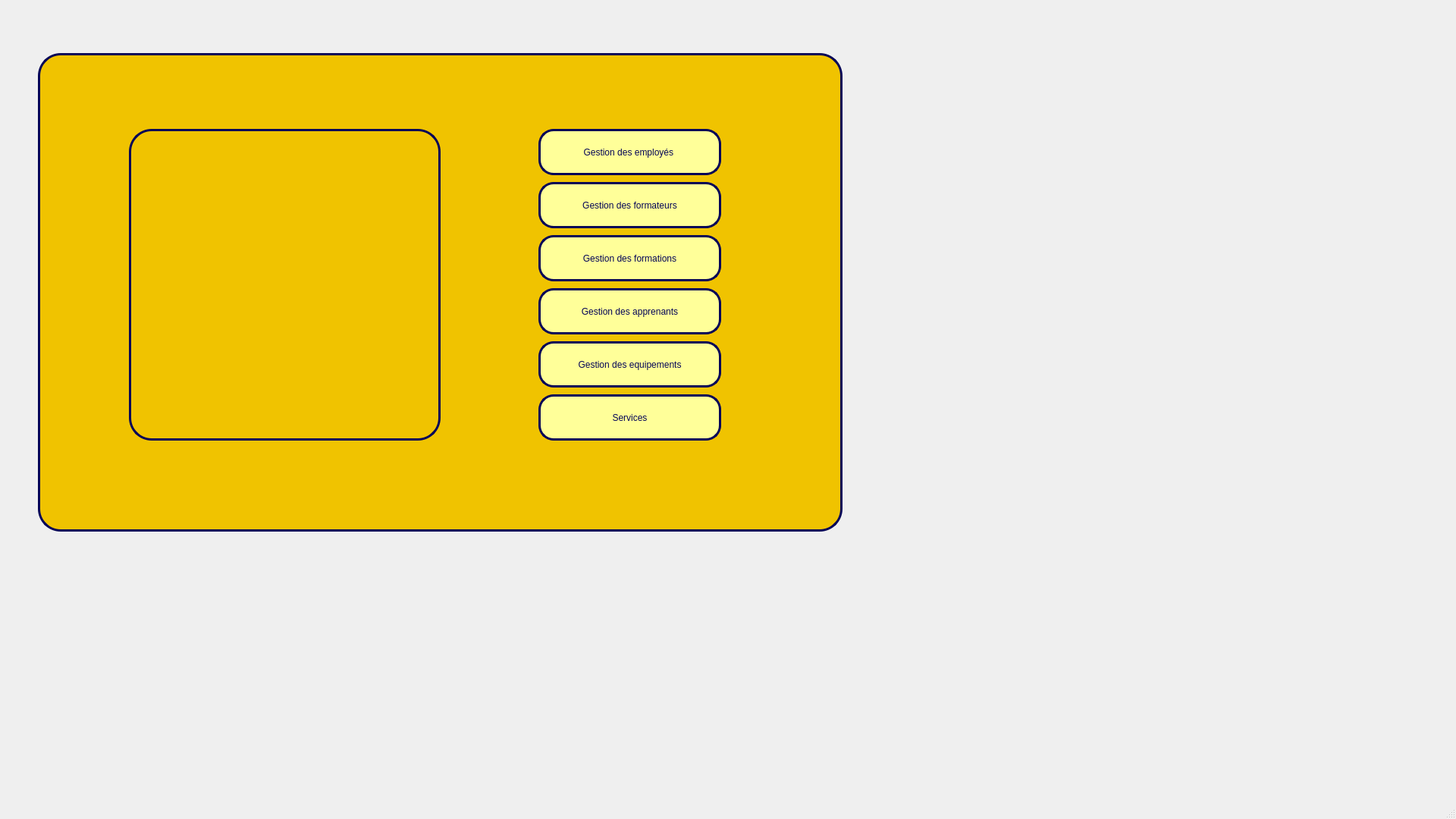
<?xml version="1.0" encoding="UTF-8"?>
<ui version="4.0">
 <class>Menu</class>
 <widget class="QMainWindow" name="Menu">
  <property name="geometry">
   <rect>
    <x>0</x>
    <y>0</y>
    <width>1920</width>
    <height>1080</height>
   </rect>
  </property>
  <property name="windowTitle">
   <string>Menu</string>
  </property>
  <widget class="QWidget" name="centralwidget">
   <widget class="QFrame" name="frame">
    <property name="geometry">
     <rect>
      <x>50</x>
      <y>70</y>
      <width>1061</width>
      <height>631</height>
     </rect>
    </property>
    <property name="styleSheet">
     <string notr="true">background-color: rgb(240, 195, 0);
border-radius: 30px;
border: 3px solid #040457;</string>
    </property>
    <property name="frameShape">
     <enum>QFrame::Shape::StyledPanel</enum>
    </property>
    <property name="frameShadow">
     <enum>QFrame::Shadow::Raised</enum>
    </property>
    <widget class="QPushButton" name="pushButton_6">
     <property name="geometry">
      <rect>
       <x>660</x>
       <y>170</y>
       <width>241</width>
       <height>61</height>
      </rect>
     </property>
     <property name="styleSheet">
      <string notr="true">QPushButton{
border: 3px solid #040457;
background-color: rgb(255, 255, 153);
	color: rgb(4, 4, 87);
border-radius: 20px;
	font: 700 9pt &quot;Rockwell&quot;;
}

QPushButton:hover{
	border: 3px solid #ffffff;
	border-radius:10px;
}</string>
     </property>
     <property name="text">
      <string>Gestion des formateurs</string>
     </property>
    </widget>
    <widget class="QPushButton" name="pushButton_9">
     <property name="geometry">
      <rect>
       <x>660</x>
       <y>240</y>
       <width>241</width>
       <height>61</height>
      </rect>
     </property>
     <property name="styleSheet">
      <string notr="true">QPushButton{
border: 3px solid #040457;
background-color: rgb(255, 255, 153);
	color: rgb(4, 4, 87);
border-radius: 20px;
	font: 700 9pt &quot;Rockwell&quot;;
}

QPushButton:hover{
	border: 3px solid #ffffff;
	border-radius:10px;
}</string>
     </property>
     <property name="text">
      <string>Gestion des formations</string>
     </property>
    </widget>
    <widget class="QPushButton" name="pushButton_10">
     <property name="geometry">
      <rect>
       <x>660</x>
       <y>380</y>
       <width>241</width>
       <height>61</height>
      </rect>
     </property>
     <property name="styleSheet">
      <string notr="true">QPushButton{
border: 3px solid #040457;
background-color: rgb(255, 255, 153);
	color: rgb(4, 4, 87);
border-radius: 20px;
	font: 700 9pt &quot;Rockwell&quot;;
}

QPushButton:hover{
	border: 3px solid #ffffff;
	border-radius:10px;
}</string>
     </property>
     <property name="text">
      <string>Gestion des equipements</string>
     </property>
    </widget>
    <widget class="QPushButton" name="pushButton_11">
     <property name="geometry">
      <rect>
       <x>660</x>
       <y>100</y>
       <width>241</width>
       <height>61</height>
      </rect>
     </property>
     <property name="styleSheet">
      <string notr="true">QPushButton{
border: 3px solid #040457;
background-color: rgb(255, 255, 153);
	color: rgb(4, 4, 87);
border-radius: 20px;
	font: 700 9pt &quot;Rockwell&quot;;
}

QPushButton:hover{
	border: 3px solid #ffffff;
	border-radius:10px;
}</string>
     </property>
     <property name="text">
      <string>Gestion des employés </string>
     </property>
    </widget>
    <widget class="QPushButton" name="pushButton_12">
     <property name="geometry">
      <rect>
       <x>660</x>
       <y>450</y>
       <width>241</width>
       <height>61</height>
      </rect>
     </property>
     <property name="styleSheet">
      <string notr="true">QPushButton{
border: 3px solid #040457;
background-color: rgb(255, 255, 153);
	color: rgb(4, 4, 87);
border-radius: 20px;
	font: 700 9pt &quot;Rockwell&quot;;
}

QPushButton:hover{
	border: 3px solid #ffffff;
	border-radius:10px;
}</string>
     </property>
     <property name="text">
      <string>Services</string>
     </property>
    </widget>
    <widget class="QPushButton" name="pushButton_13">
     <property name="geometry">
      <rect>
       <x>660</x>
       <y>310</y>
       <width>241</width>
       <height>61</height>
      </rect>
     </property>
     <property name="styleSheet">
      <string notr="true">QPushButton{
border: 3px solid #040457;
background-color: rgb(255, 255, 153);
	color: rgb(4, 4, 87);
border-radius: 20px;
	font: 700 9pt &quot;Rockwell&quot;;
}

QPushButton:hover{
	border: 3px solid #ffffff;
	border-radius:10px;
}</string>
     </property>
     <property name="text">
      <string>Gestion des apprenants</string>
     </property>
    </widget>
    <widget class="QPushButton" name="pushButton_14">
     <property name="geometry">
      <rect>
       <x>1230</x>
       <y>510</y>
       <width>141</width>
       <height>41</height>
      </rect>
     </property>
     <property name="text">
      <string>Reglage</string>
     </property>
    </widget>
    <widget class="QLabel" name="label_3">
     <property name="geometry">
      <rect>
       <x>120</x>
       <y>100</y>
       <width>411</width>
       <height>411</height>
      </rect>
     </property>
     <property name="text">
      <string/>
     </property>
     <property name="pixmap">
      <pixmap>:/img/image.png</pixmap>
     </property>
     <property name="scaledContents">
      <bool>true</bool>
     </property>
    </widget>
    <widget class="QLabel" name="label_4">
     <property name="geometry">
      <rect>
       <x>1000</x>
       <y>580</y>
       <width>41</width>
       <height>31</height>
      </rect>
     </property>
     <property name="styleSheet">
      <string notr="true">border :none;</string>
     </property>
     <property name="text">
      <string/>
     </property>
     <property name="pixmap">
      <pixmap resource="image.qrc">:/img/reglage.png</pixmap>
     </property>
     <property name="scaledContents">
      <bool>true</bool>
     </property>
    </widget>
   </widget>
  </widget>
  <widget class="QMenuBar" name="menubar">
   <property name="geometry">
    <rect>
     <x>0</x>
     <y>0</y>
     <width>1920</width>
     <height>26</height>
    </rect>
   </property>
  </widget>
  <widget class="QStatusBar" name="statusbar"/>
 </widget>
 <resources>
  <include location="image.qrc"/>
 </resources>
 <connections/>
</ui>
